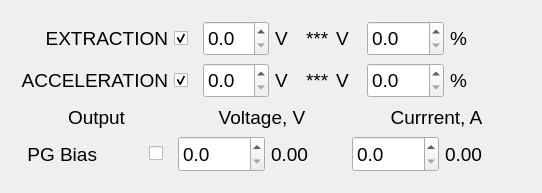
<?xml version="1.0" encoding="UTF-8"?>
<ui version="4.0">
 <class>MainWindow</class>
 <widget class="QMainWindow" name="MainWindow">
  <property name="geometry">
   <rect>
    <x>0</x>
    <y>0</y>
    <width>517</width>
    <height>193</height>
   </rect>
  </property>
  <property name="sizePolicy">
   <sizepolicy hsizetype="Preferred" vsizetype="Preferred">
    <horstretch>0</horstretch>
    <verstretch>0</verstretch>
   </sizepolicy>
  </property>
  <property name="minimumSize">
   <size>
    <width>0</width>
    <height>0</height>
   </size>
  </property>
  <property name="maximumSize">
   <size>
    <width>517</width>
    <height>277</height>
   </size>
  </property>
  <property name="font">
   <font>
    <pointsize>12</pointsize>
   </font>
  </property>
  <property name="windowTitle">
   <string>Emittance Plot Processing</string>
  </property>
  <property name="windowIcon">
   <iconset>
    <normaloff>icons_red_xHd_icon.ico</normaloff>icons_red_xHd_icon.ico</iconset>
  </property>
  <widget class="QWidget" name="centralwidget">
   <layout class="QVBoxLayout" name="verticalLayout_2">
    <item>
     <layout class="QGridLayout" name="gridLayout">
      <property name="leftMargin">
       <number>12</number>
      </property>
      <property name="topMargin">
       <number>12</number>
      </property>
      <property name="rightMargin">
       <number>12</number>
      </property>
      <item row="1" column="5">
       <widget class="QLabel" name="label_39">
        <property name="sizePolicy">
         <sizepolicy hsizetype="Fixed" vsizetype="Fixed">
          <horstretch>0</horstretch>
          <verstretch>0</verstretch>
         </sizepolicy>
        </property>
        <property name="minimumSize">
         <size>
          <width>25</width>
          <height>35</height>
         </size>
        </property>
        <property name="maximumSize">
         <size>
          <width>25</width>
          <height>35</height>
         </size>
        </property>
        <property name="font">
         <font>
          <pointsize>14</pointsize>
         </font>
        </property>
        <property name="text">
         <string>V</string>
        </property>
       </widget>
      </item>
      <item row="0" column="4">
       <widget class="QLabel" name="label_34">
        <property name="sizePolicy">
         <sizepolicy hsizetype="Preferred" vsizetype="Fixed">
          <horstretch>0</horstretch>
          <verstretch>0</verstretch>
         </sizepolicy>
        </property>
        <property name="minimumSize">
         <size>
          <width>0</width>
          <height>35</height>
         </size>
        </property>
        <property name="maximumSize">
         <size>
          <width>16777215</width>
          <height>35</height>
         </size>
        </property>
        <property name="font">
         <font>
          <pointsize>14</pointsize>
         </font>
        </property>
        <property name="text">
         <string>***</string>
        </property>
       </widget>
      </item>
      <item row="1" column="4">
       <widget class="QLabel" name="label_36">
        <property name="sizePolicy">
         <sizepolicy hsizetype="Preferred" vsizetype="Fixed">
          <horstretch>0</horstretch>
          <verstretch>0</verstretch>
         </sizepolicy>
        </property>
        <property name="minimumSize">
         <size>
          <width>0</width>
          <height>35</height>
         </size>
        </property>
        <property name="maximumSize">
         <size>
          <width>16777215</width>
          <height>35</height>
         </size>
        </property>
        <property name="font">
         <font>
          <pointsize>14</pointsize>
         </font>
        </property>
        <property name="text">
         <string>***</string>
        </property>
       </widget>
      </item>
      <item row="1" column="0">
       <widget class="QLabel" name="label_22">
        <property name="sizePolicy">
         <sizepolicy hsizetype="Maximum" vsizetype="Fixed">
          <horstretch>0</horstretch>
          <verstretch>0</verstretch>
         </sizepolicy>
        </property>
        <property name="minimumSize">
         <size>
          <width>0</width>
          <height>35</height>
         </size>
        </property>
        <property name="maximumSize">
         <size>
          <width>16777215</width>
          <height>35</height>
         </size>
        </property>
        <property name="font">
         <font>
          <pointsize>14</pointsize>
          <weight>50</weight>
          <bold>false</bold>
         </font>
        </property>
        <property name="text">
         <string>ACCELERATION</string>
        </property>
        <property name="alignment">
         <set>Qt::AlignRight|Qt::AlignTrailing|Qt::AlignVCenter</set>
        </property>
       </widget>
      </item>
      <item row="0" column="0">
       <widget class="QLabel" name="label_21">
        <property name="sizePolicy">
         <sizepolicy hsizetype="Minimum" vsizetype="Fixed">
          <horstretch>0</horstretch>
          <verstretch>0</verstretch>
         </sizepolicy>
        </property>
        <property name="minimumSize">
         <size>
          <width>0</width>
          <height>35</height>
         </size>
        </property>
        <property name="maximumSize">
         <size>
          <width>16777215</width>
          <height>35</height>
         </size>
        </property>
        <property name="font">
         <font>
          <pointsize>14</pointsize>
          <weight>50</weight>
          <bold>false</bold>
         </font>
        </property>
        <property name="text">
         <string>EXTRACTION</string>
        </property>
        <property name="alignment">
         <set>Qt::AlignRight|Qt::AlignTrailing|Qt::AlignVCenter</set>
        </property>
       </widget>
      </item>
      <item row="0" column="2">
       <widget class="QDoubleSpinBox" name="doubleSpinBox_5">
        <property name="enabled">
         <bool>true</bool>
        </property>
        <property name="sizePolicy">
         <sizepolicy hsizetype="Maximum" vsizetype="Fixed">
          <horstretch>0</horstretch>
          <verstretch>0</verstretch>
         </sizepolicy>
        </property>
        <property name="minimumSize">
         <size>
          <width>0</width>
          <height>35</height>
         </size>
        </property>
        <property name="maximumSize">
         <size>
          <width>16777215</width>
          <height>35</height>
         </size>
        </property>
        <property name="font">
         <font>
          <pointsize>14</pointsize>
         </font>
        </property>
        <property name="frame">
         <bool>true</bool>
        </property>
        <property name="readOnly">
         <bool>false</bool>
        </property>
        <property name="keyboardTracking">
         <bool>false</bool>
        </property>
        <property name="suffix">
         <string/>
        </property>
        <property name="decimals">
         <number>1</number>
        </property>
        <property name="maximum">
         <double>10.000000000000000</double>
        </property>
        <property name="singleStep">
         <double>0.100000000000000</double>
        </property>
       </widget>
      </item>
      <item row="1" column="7">
       <widget class="QLabel" name="label_37">
        <property name="sizePolicy">
         <sizepolicy hsizetype="Fixed" vsizetype="Fixed">
          <horstretch>0</horstretch>
          <verstretch>0</verstretch>
         </sizepolicy>
        </property>
        <property name="minimumSize">
         <size>
          <width>25</width>
          <height>35</height>
         </size>
        </property>
        <property name="maximumSize">
         <size>
          <width>25</width>
          <height>35</height>
         </size>
        </property>
        <property name="font">
         <font>
          <pointsize>14</pointsize>
         </font>
        </property>
        <property name="text">
         <string>%</string>
        </property>
       </widget>
      </item>
      <item row="0" column="1">
       <widget class="QCheckBox" name="checkBox_2">
        <property name="sizePolicy">
         <sizepolicy hsizetype="Maximum" vsizetype="Fixed">
          <horstretch>0</horstretch>
          <verstretch>0</verstretch>
         </sizepolicy>
        </property>
        <property name="minimumSize">
         <size>
          <width>23</width>
          <height>23</height>
         </size>
        </property>
        <property name="maximumSize">
         <size>
          <width>23</width>
          <height>23</height>
         </size>
        </property>
        <property name="font">
         <font>
          <pointsize>14</pointsize>
         </font>
        </property>
        <property name="text">
         <string/>
        </property>
        <property name="checked">
         <bool>true</bool>
        </property>
       </widget>
      </item>
      <item row="0" column="6">
       <widget class="QDoubleSpinBox" name="doubleSpinBox_8">
        <property name="sizePolicy">
         <sizepolicy hsizetype="Maximum" vsizetype="Fixed">
          <horstretch>0</horstretch>
          <verstretch>0</verstretch>
         </sizepolicy>
        </property>
        <property name="minimumSize">
         <size>
          <width>0</width>
          <height>35</height>
         </size>
        </property>
        <property name="maximumSize">
         <size>
          <width>16777215</width>
          <height>35</height>
         </size>
        </property>
        <property name="font">
         <font>
          <pointsize>14</pointsize>
         </font>
        </property>
        <property name="keyboardTracking">
         <bool>false</bool>
        </property>
        <property name="decimals">
         <number>1</number>
        </property>
       </widget>
      </item>
      <item row="1" column="6">
       <widget class="QDoubleSpinBox" name="doubleSpinBox_10">
        <property name="sizePolicy">
         <sizepolicy hsizetype="Maximum" vsizetype="Fixed">
          <horstretch>0</horstretch>
          <verstretch>0</verstretch>
         </sizepolicy>
        </property>
        <property name="minimumSize">
         <size>
          <width>0</width>
          <height>35</height>
         </size>
        </property>
        <property name="maximumSize">
         <size>
          <width>16777215</width>
          <height>35</height>
         </size>
        </property>
        <property name="font">
         <font>
          <pointsize>14</pointsize>
         </font>
        </property>
        <property name="keyboardTracking">
         <bool>false</bool>
        </property>
        <property name="decimals">
         <number>1</number>
        </property>
       </widget>
      </item>
      <item row="0" column="7">
       <widget class="QLabel" name="label_35">
        <property name="sizePolicy">
         <sizepolicy hsizetype="Fixed" vsizetype="Fixed">
          <horstretch>0</horstretch>
          <verstretch>0</verstretch>
         </sizepolicy>
        </property>
        <property name="minimumSize">
         <size>
          <width>25</width>
          <height>35</height>
         </size>
        </property>
        <property name="maximumSize">
         <size>
          <width>25</width>
          <height>35</height>
         </size>
        </property>
        <property name="font">
         <font>
          <pointsize>14</pointsize>
         </font>
        </property>
        <property name="text">
         <string>%</string>
        </property>
       </widget>
      </item>
      <item row="1" column="2">
       <widget class="QDoubleSpinBox" name="doubleSpinBox_9">
        <property name="enabled">
         <bool>true</bool>
        </property>
        <property name="sizePolicy">
         <sizepolicy hsizetype="Maximum" vsizetype="Fixed">
          <horstretch>0</horstretch>
          <verstretch>0</verstretch>
         </sizepolicy>
        </property>
        <property name="minimumSize">
         <size>
          <width>0</width>
          <height>35</height>
         </size>
        </property>
        <property name="maximumSize">
         <size>
          <width>16777215</width>
          <height>35</height>
         </size>
        </property>
        <property name="font">
         <font>
          <pointsize>14</pointsize>
         </font>
        </property>
        <property name="frame">
         <bool>true</bool>
        </property>
        <property name="readOnly">
         <bool>false</bool>
        </property>
        <property name="keyboardTracking">
         <bool>false</bool>
        </property>
        <property name="suffix">
         <string/>
        </property>
        <property name="decimals">
         <number>1</number>
        </property>
        <property name="maximum">
         <double>10.000000000000000</double>
        </property>
        <property name="singleStep">
         <double>0.100000000000000</double>
        </property>
       </widget>
      </item>
      <item row="1" column="3">
       <widget class="QLabel" name="label_23">
        <property name="sizePolicy">
         <sizepolicy hsizetype="Fixed" vsizetype="Fixed">
          <horstretch>0</horstretch>
          <verstretch>0</verstretch>
         </sizepolicy>
        </property>
        <property name="minimumSize">
         <size>
          <width>25</width>
          <height>35</height>
         </size>
        </property>
        <property name="maximumSize">
         <size>
          <width>25</width>
          <height>35</height>
         </size>
        </property>
        <property name="font">
         <font>
          <pointsize>14</pointsize>
         </font>
        </property>
        <property name="text">
         <string>V</string>
        </property>
       </widget>
      </item>
      <item row="0" column="3">
       <widget class="QLabel" name="label_19">
        <property name="sizePolicy">
         <sizepolicy hsizetype="Fixed" vsizetype="Fixed">
          <horstretch>0</horstretch>
          <verstretch>0</verstretch>
         </sizepolicy>
        </property>
        <property name="minimumSize">
         <size>
          <width>25</width>
          <height>35</height>
         </size>
        </property>
        <property name="maximumSize">
         <size>
          <width>25</width>
          <height>35</height>
         </size>
        </property>
        <property name="font">
         <font>
          <pointsize>14</pointsize>
         </font>
        </property>
        <property name="text">
         <string>V</string>
        </property>
       </widget>
      </item>
      <item row="1" column="1">
       <widget class="QCheckBox" name="checkBox_3">
        <property name="sizePolicy">
         <sizepolicy hsizetype="Maximum" vsizetype="Fixed">
          <horstretch>0</horstretch>
          <verstretch>0</verstretch>
         </sizepolicy>
        </property>
        <property name="minimumSize">
         <size>
          <width>23</width>
          <height>23</height>
         </size>
        </property>
        <property name="maximumSize">
         <size>
          <width>23</width>
          <height>23</height>
         </size>
        </property>
        <property name="font">
         <font>
          <pointsize>14</pointsize>
         </font>
        </property>
        <property name="text">
         <string/>
        </property>
        <property name="checked">
         <bool>true</bool>
        </property>
       </widget>
      </item>
      <item row="0" column="5">
       <widget class="QLabel" name="label_38">
        <property name="sizePolicy">
         <sizepolicy hsizetype="Fixed" vsizetype="Fixed">
          <horstretch>0</horstretch>
          <verstretch>0</verstretch>
         </sizepolicy>
        </property>
        <property name="minimumSize">
         <size>
          <width>25</width>
          <height>35</height>
         </size>
        </property>
        <property name="maximumSize">
         <size>
          <width>25</width>
          <height>35</height>
         </size>
        </property>
        <property name="font">
         <font>
          <pointsize>14</pointsize>
         </font>
        </property>
        <property name="text">
         <string>V</string>
        </property>
       </widget>
      </item>
      <item row="0" column="8">
       <widget class="QPushButton" name="pushButton_43">
        <property name="enabled">
         <bool>false</bool>
        </property>
        <property name="sizePolicy">
         <sizepolicy hsizetype="Fixed" vsizetype="Fixed">
          <horstretch>0</horstretch>
          <verstretch>0</verstretch>
         </sizepolicy>
        </property>
        <property name="minimumSize">
         <size>
          <width>40</width>
          <height>36</height>
         </size>
        </property>
        <property name="maximumSize">
         <size>
          <width>40</width>
          <height>36</height>
         </size>
        </property>
        <property name="baseSize">
         <size>
          <width>40</width>
          <height>36</height>
         </size>
        </property>
        <property name="font">
         <font>
          <pointsize>14</pointsize>
          <weight>50</weight>
          <bold>false</bold>
         </font>
        </property>
        <property name="styleSheet">
         <string notr="true">QPushButton {
    border-style: outset;
}
</string>
        </property>
        <property name="text">
         <string notr="true"/>
        </property>
        <property name="icon">
         <iconset>
          <normaloff>leds/images48/ledred.png</normaloff>
          <normalon>leds/images48/ledgreen.png</normalon>leds/images48/ledred.png</iconset>
        </property>
        <property name="iconSize">
         <size>
          <width>36</width>
          <height>36</height>
         </size>
        </property>
        <property name="checkable">
         <bool>true</bool>
        </property>
        <property name="checked">
         <bool>false</bool>
        </property>
        <property name="autoDefault">
         <bool>false</bool>
        </property>
        <property name="default">
         <bool>false</bool>
        </property>
        <property name="flat">
         <bool>true</bool>
        </property>
       </widget>
      </item>
      <item row="1" column="8">
       <widget class="QPushButton" name="pushButton_44">
        <property name="enabled">
         <bool>false</bool>
        </property>
        <property name="sizePolicy">
         <sizepolicy hsizetype="Fixed" vsizetype="Fixed">
          <horstretch>0</horstretch>
          <verstretch>0</verstretch>
         </sizepolicy>
        </property>
        <property name="minimumSize">
         <size>
          <width>40</width>
          <height>36</height>
         </size>
        </property>
        <property name="maximumSize">
         <size>
          <width>40</width>
          <height>36</height>
         </size>
        </property>
        <property name="baseSize">
         <size>
          <width>40</width>
          <height>36</height>
         </size>
        </property>
        <property name="font">
         <font>
          <pointsize>14</pointsize>
          <weight>50</weight>
          <bold>false</bold>
         </font>
        </property>
        <property name="styleSheet">
         <string notr="true">QPushButton {
    border-style: outset;
}
</string>
        </property>
        <property name="text">
         <string notr="true"/>
        </property>
        <property name="icon">
         <iconset>
          <normaloff>leds/images48/ledred.png</normaloff>
          <normalon>leds/images48/ledgreen.png</normalon>leds/images48/ledred.png</iconset>
        </property>
        <property name="iconSize">
         <size>
          <width>36</width>
          <height>36</height>
         </size>
        </property>
        <property name="checkable">
         <bool>true</bool>
        </property>
        <property name="checked">
         <bool>false</bool>
        </property>
        <property name="autoDefault">
         <bool>false</bool>
        </property>
        <property name="default">
         <bool>false</bool>
        </property>
        <property name="flat">
         <bool>true</bool>
        </property>
       </widget>
      </item>
     </layout>
    </item>
    <item>
     <layout class="QGridLayout" name="gridLayout_2">
      <property name="leftMargin">
       <number>12</number>
      </property>
      <property name="rightMargin">
       <number>12</number>
      </property>
      <property name="bottomMargin">
       <number>12</number>
      </property>
      <item row="1" column="1">
       <widget class="QPushButton" name="pushButton_42">
        <property name="enabled">
         <bool>true</bool>
        </property>
        <property name="sizePolicy">
         <sizepolicy hsizetype="Fixed" vsizetype="Fixed">
          <horstretch>0</horstretch>
          <verstretch>0</verstretch>
         </sizepolicy>
        </property>
        <property name="minimumSize">
         <size>
          <width>40</width>
          <height>36</height>
         </size>
        </property>
        <property name="maximumSize">
         <size>
          <width>40</width>
          <height>36</height>
         </size>
        </property>
        <property name="baseSize">
         <size>
          <width>40</width>
          <height>36</height>
         </size>
        </property>
        <property name="font">
         <font>
          <pointsize>14</pointsize>
          <weight>50</weight>
          <bold>false</bold>
         </font>
        </property>
        <property name="styleSheet">
         <string notr="true">QPushButton {
    border-style: outset;
}
</string>
        </property>
        <property name="text">
         <string notr="true"/>
        </property>
        <property name="icon">
         <iconset>
          <normaloff>leds/images48/ledred.png</normaloff>
          <normalon>leds/images48/ledgreen.png</normalon>leds/images48/ledred.png</iconset>
        </property>
        <property name="iconSize">
         <size>
          <width>36</width>
          <height>36</height>
         </size>
        </property>
        <property name="checkable">
         <bool>true</bool>
        </property>
        <property name="checked">
         <bool>false</bool>
        </property>
        <property name="autoDefault">
         <bool>false</bool>
        </property>
        <property name="default">
         <bool>false</bool>
        </property>
        <property name="flat">
         <bool>true</bool>
        </property>
       </widget>
      </item>
      <item row="1" column="0">
       <widget class="QLabel" name="label_143">
        <property name="font">
         <font>
          <pointsize>14</pointsize>
          <weight>50</weight>
          <bold>false</bold>
         </font>
        </property>
        <property name="text">
         <string>PG Bias</string>
        </property>
        <property name="alignment">
         <set>Qt::AlignRight|Qt::AlignTrailing|Qt::AlignVCenter</set>
        </property>
       </widget>
      </item>
      <item row="1" column="4" alignment="Qt::AlignLeft">
       <widget class="QLabel" name="label_140">
        <property name="font">
         <font>
          <pointsize>14</pointsize>
          <weight>50</weight>
          <bold>false</bold>
         </font>
        </property>
        <property name="frameShape">
         <enum>QFrame::NoFrame</enum>
        </property>
        <property name="text">
         <string>0.00</string>
        </property>
        <property name="textFormat">
         <enum>Qt::PlainText</enum>
        </property>
        <property name="alignment">
         <set>Qt::AlignLeading|Qt::AlignLeft|Qt::AlignVCenter</set>
        </property>
       </widget>
      </item>
      <item row="1" column="6" alignment="Qt::AlignLeft">
       <widget class="QLabel" name="label_142">
        <property name="font">
         <font>
          <pointsize>14</pointsize>
          <weight>50</weight>
          <bold>false</bold>
         </font>
        </property>
        <property name="frameShape">
         <enum>QFrame::NoFrame</enum>
        </property>
        <property name="text">
         <string>0.00</string>
        </property>
        <property name="textFormat">
         <enum>Qt::PlainText</enum>
        </property>
        <property name="alignment">
         <set>Qt::AlignLeading|Qt::AlignLeft|Qt::AlignVCenter</set>
        </property>
       </widget>
      </item>
      <item row="1" column="5">
       <widget class="QDoubleSpinBox" name="doubleSpinBox_49">
        <property name="sizePolicy">
         <sizepolicy hsizetype="Minimum" vsizetype="Preferred">
          <horstretch>0</horstretch>
          <verstretch>0</verstretch>
         </sizepolicy>
        </property>
        <property name="minimumSize">
         <size>
          <width>84</width>
          <height>0</height>
         </size>
        </property>
        <property name="baseSize">
         <size>
          <width>84</width>
          <height>0</height>
         </size>
        </property>
        <property name="font">
         <font>
          <pointsize>14</pointsize>
          <weight>50</weight>
          <bold>false</bold>
         </font>
        </property>
        <property name="keyboardTracking">
         <bool>false</bool>
        </property>
        <property name="decimals">
         <number>1</number>
        </property>
        <property name="maximum">
         <double>9999.000000000000000</double>
        </property>
        <property name="singleStep">
         <double>0.500000000000000</double>
        </property>
        <property name="value">
         <double>0.000000000000000</double>
        </property>
       </widget>
      </item>
      <item row="0" column="3" colspan="2">
       <widget class="QLabel" name="label_141">
        <property name="font">
         <font>
          <pointsize>14</pointsize>
          <weight>50</weight>
          <bold>false</bold>
         </font>
        </property>
        <property name="text">
         <string>Voltage, V</string>
        </property>
        <property name="alignment">
         <set>Qt::AlignCenter</set>
        </property>
       </widget>
      </item>
      <item row="0" column="5" colspan="2">
       <widget class="QLabel" name="label_70">
        <property name="font">
         <font>
          <pointsize>14</pointsize>
          <weight>50</weight>
          <bold>false</bold>
         </font>
        </property>
        <property name="text">
         <string>Currrent, A</string>
        </property>
        <property name="alignment">
         <set>Qt::AlignCenter</set>
        </property>
       </widget>
      </item>
      <item row="1" column="3">
       <widget class="QDoubleSpinBox" name="doubleSpinBox_50">
        <property name="sizePolicy">
         <sizepolicy hsizetype="Minimum" vsizetype="Preferred">
          <horstretch>0</horstretch>
          <verstretch>0</verstretch>
         </sizepolicy>
        </property>
        <property name="minimumSize">
         <size>
          <width>84</width>
          <height>0</height>
         </size>
        </property>
        <property name="baseSize">
         <size>
          <width>84</width>
          <height>0</height>
         </size>
        </property>
        <property name="font">
         <font>
          <pointsize>14</pointsize>
          <weight>50</weight>
          <bold>false</bold>
         </font>
        </property>
        <property name="keyboardTracking">
         <bool>false</bool>
        </property>
        <property name="decimals">
         <number>1</number>
        </property>
        <property name="maximum">
         <double>9999.000000000000000</double>
        </property>
        <property name="singleStep">
         <double>0.500000000000000</double>
        </property>
        <property name="value">
         <double>0.000000000000000</double>
        </property>
       </widget>
      </item>
      <item row="1" column="2">
       <widget class="QCheckBox" name="checkBox_52">
        <property name="sizePolicy">
         <sizepolicy hsizetype="Fixed" vsizetype="Fixed">
          <horstretch>0</horstretch>
          <verstretch>0</verstretch>
         </sizepolicy>
        </property>
        <property name="minimumSize">
         <size>
          <width>23</width>
          <height>23</height>
         </size>
        </property>
        <property name="maximumSize">
         <size>
          <width>23</width>
          <height>23</height>
         </size>
        </property>
        <property name="baseSize">
         <size>
          <width>20</width>
          <height>20</height>
         </size>
        </property>
        <property name="font">
         <font>
          <pointsize>14</pointsize>
          <weight>50</weight>
          <bold>false</bold>
         </font>
        </property>
       </widget>
      </item>
      <item row="0" column="0" colspan="3">
       <widget class="QLabel" name="label_139">
        <property name="font">
         <font>
          <pointsize>14</pointsize>
          <weight>50</weight>
          <bold>false</bold>
         </font>
        </property>
        <property name="text">
         <string>Output</string>
        </property>
        <property name="alignment">
         <set>Qt::AlignCenter</set>
        </property>
       </widget>
      </item>
     </layout>
    </item>
   </layout>
  </widget>
  <action name="actionOpen">
   <property name="text">
    <string>Open</string>
   </property>
   <property name="font">
    <font>
     <family>Tahoma</family>
     <pointsize>10</pointsize>
    </font>
   </property>
  </action>
  <action name="actionQuit">
   <property name="text">
    <string>Quit</string>
   </property>
  </action>
  <action name="actionPlot">
   <property name="checkable">
    <bool>true</bool>
   </property>
   <property name="checked">
    <bool>true</bool>
   </property>
   <property name="text">
    <string>Plot</string>
   </property>
  </action>
  <action name="actionLog">
   <property name="checkable">
    <bool>true</bool>
   </property>
   <property name="text">
    <string>Log</string>
   </property>
  </action>
  <action name="actionParameters">
   <property name="checkable">
    <bool>true</bool>
   </property>
   <property name="text">
    <string>Parameters</string>
   </property>
  </action>
  <action name="actionAbout">
   <property name="text">
    <string>About</string>
   </property>
  </action>
 </widget>
 <resources/>
 <connections/>
 <designerdata>
  <property name="gridDeltaX">
   <number>10</number>
  </property>
  <property name="gridDeltaY">
   <number>10</number>
  </property>
  <property name="gridSnapX">
   <bool>true</bool>
  </property>
  <property name="gridSnapY">
   <bool>true</bool>
  </property>
  <property name="gridVisible">
   <bool>true</bool>
  </property>
 </designerdata>
</ui>
